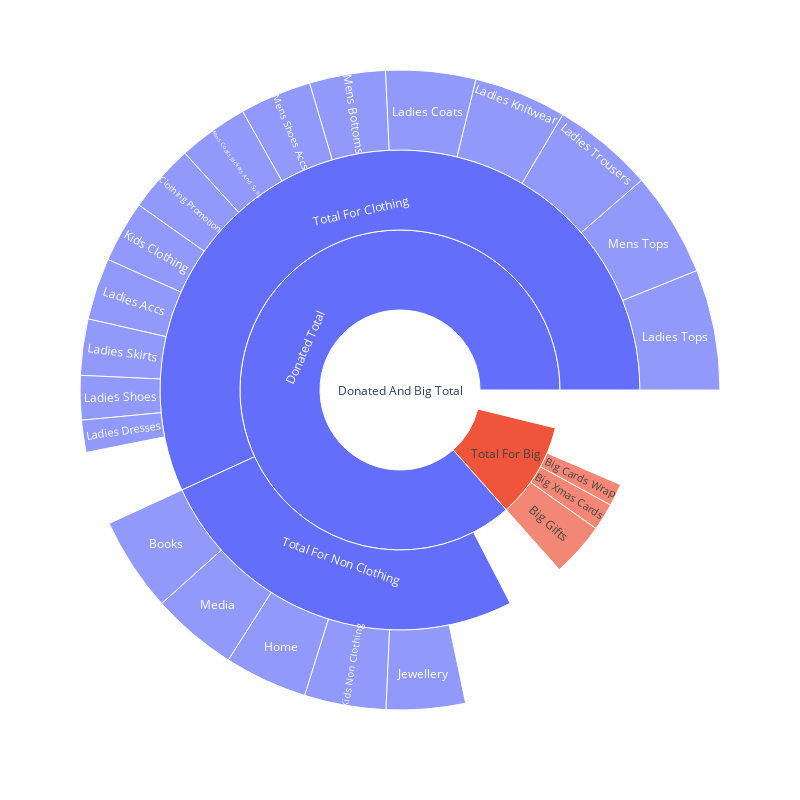

Notebook code cell kept with this figure:
### Code cell
fig = px.sunburst(names = pivot_sunburst.index, parents = parents, values = pivot_sunburst['Average sale per bay £'], width = 800, height = 800)
fig.show()

### Figure 1 — Plotly figure (JSON) as saved in the notebook; plotly's stock layout.template omitted (floating-point values rounded to 4 significant figures)
{"data": [{"domain": {"x": [0, 1], "y": [0, 1]}, "hovertemplate": "label=%{label}<br>value=%{value}<br>parent=%{parent}<extra></extra>", "labels": ["Big Cards Wrap", "Big Gifts", "Big Xmas Cards", "Books", "Clothing Promotion", "Donated And Big Total", "Donated Total", "Home", "Jewellery", "Kids Clothing", "Kids Non Clothing", "Ladies Accs", "Ladies Coats", "Ladies Dresses", "Ladies Knitwear", "Ladies Shoes", "Ladies Skirts", "Ladies Tops", "Ladies Trousers", "Media", "Mens Bottoms", "Mens Coats Jackets And Suits", "Mens Shoes Accs", "Mens Tops", "Total For Big", "Total For Clothing", "Total For Non Clothing"], "name": "", "parents": ["Total For Big", "Total For Big", "Total For Big", "Total For Non Clothing", "Total For Clothing", "", "Donated And Big Total", "Total For Non Clothing", "Total For Non Clothing", "Total For Clothing", "Total For Non Clothing", "Total For Clothing", "Total For Clothing", "Total For Clothing", "Total For Clothing", "Total For Clothing", "Total For Clothing", "Total For Clothing", "Total For Clothing", "Total For Non Clothing", "Total For Clothing", "Total For Clothing", "Total For Clothing", "Total For Clothing", "Donated And Big Total", "Donated Total", "Donated Total"], "type": "sunburst", "values": [58.52, 142.2, 71.15, 185.8, 134.1, 148.2, 153.7, 163.1, 154.8, 121.3, 160.0, 121.1, 176.4, 62.97, 181.7, 86.91, 110.2, 236.6, 199.1, 169.3, 149.0, 138.0, 140.8, 205.6, 102.3, 144.5, 167.2]}], "layout": {"height": 800, "legend": {"tracegroupgap": 0}, "margin": {"t": 60}, "width": 800}}
